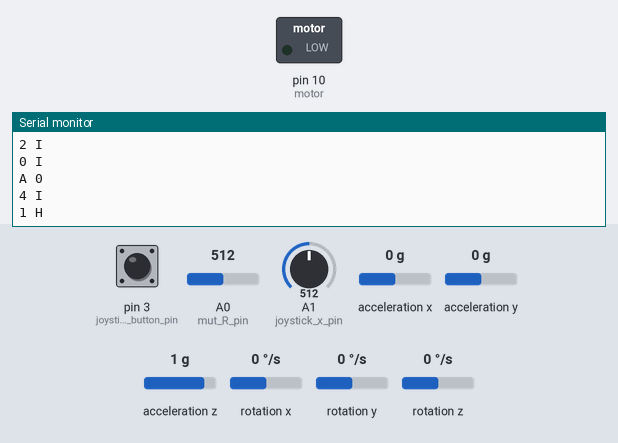
A sketch run on a simulated Arduino Uno, built with avr-gcc and run on an emulated ATmega328P. Shown: switched loads named in the sketch (green lamp = pin HIGH), the last lines printed to the serial monitor. Wiring (inferred from the names in the program): MPU-6050 motion sensor at I2C address 0x68; MPU-6050 motion sensor at I2C address 0x69. The test bench sets the inputs (shaded band); at power-on: acceleration x 0 g, A0 (mut_R_pin) = 512, A1 (joystick_x_pin) = 512, acceleration y 0 g, pin 3 (joystick_button_pin) HIGH, acceleration z 1 g, rotation x 0 °/s, rotation y 0 °/s, rotation z 0 °/s.

Above: at 4.2 s.
4.3 s: acceleration x set to 0.8 g
At 4.83 s:
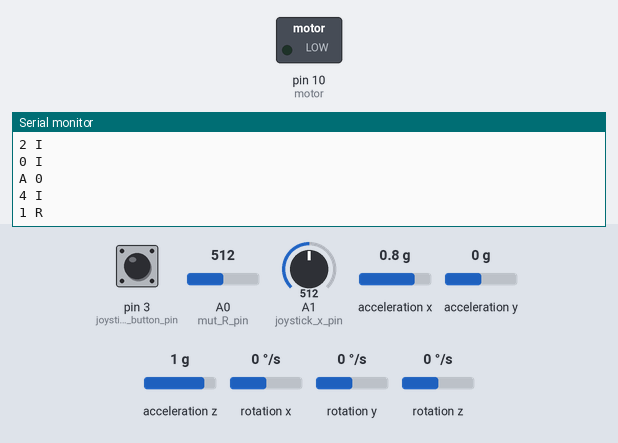
6.5 s: A0 (mut_R_pin) set to 716
8.5 s: A1 (joystick_x_pin) set to 716
11.0 s: acceleration y set to -1.4 g
At 11.4 s:
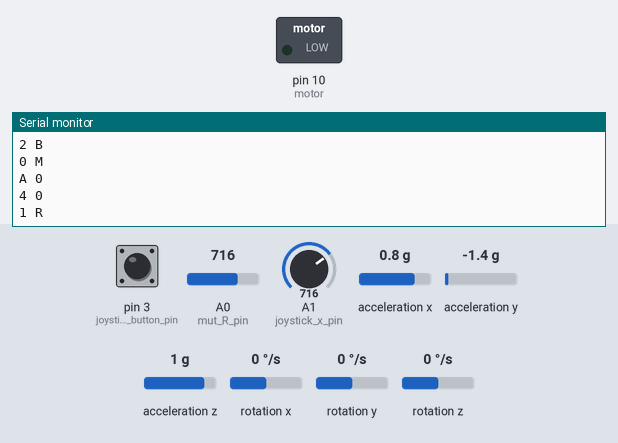
13.0 s: A1 (joystick_x_pin) set to 992
Timing chart, 0 to 16.0 s (numbered marks = the images above; inputs shaded):
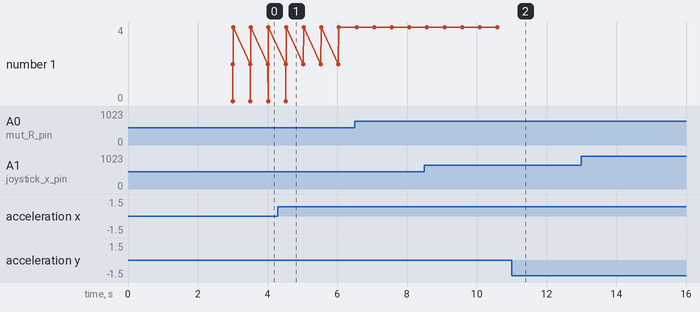

The sketch:

hand.ino
```cpp
#define mut_R_pin A0
#define joystick_x_pin A1
#define joystick_y_pin A2
#define joystick_button_pin 3

#include "akselerometr.h"
#include "manipulator_driver.h"

// work const
#define delta_t 500
#define motor 10

// working variable
unsigned long int time;
bool button_flag = 0;
bool button_history = 0;

int zero_servo = 90;

#define DEBUG 0

char slovar[37] = "0123456789ABCDEFGHIJKLMNOPQRSTUVWXYZ@";

void setup() {
  // setup com port
  Serial.begin(9600);
  // setup digital pin
  pinMode(joystick_button_pin,INPUT_PULLUP);
  pinMode(motor,OUTPUT);
  // setup akselerometr - i2c
  setup_akselerometr();
  delay(3000);
}

char perevod(int a) {
  a/=5;
  if (a<0 || a>36) return 'H';
  return slovar[a];
}

void loop() {
  /*if (time+delta_t<millis()) {
    // elbow
    send_data_to_manipulator(2,map(analogRead(mut_R_pin),0,1023,0,180));
    // joystick
    zero_servo += map(analogRead(joystick_x_pin),0,1023,-5,5);
    send_data_to_manipulator(0,zero_servo);
    //send_data_to_manipulator(2,analogRead(joystick_y_pin));
    send_data_to_manipulator(10,button_flag);
    // akselerometr
    int angle_ax, angle_ay;
    read_akselerometr(1,angle_ax,angle_ay);
    send_data_to_manipulator(4,angle_ax);
    send_data_to_manipulator(3,angle_ay);
    read_akselerometr(0,angle_ax,angle_ay);
    send_data_to_manipulator(1,angle_ay);
  }*/

  if (button_history && !digitalRead(joystick_button_pin)) {
    button_flag = !button_flag;
    //digitalWrite(motor,button_flag);
    delay(100);
    //send_data_to_manipulator(10,button_flag);
  }
  button_history = digitalRead(joystick_button_pin);

  if (Serial.available() && DEBUG || time+delta_t<millis() && !DEBUG) {
    if (DEBUG) Serial.read();

    // elbow
    Serial.print("2 ");
    Serial.println(perevod(map(analogRead(mut_R_pin),0,1023,180,0)));
    //Serial.print(" ");

    // joystick
    Serial.print("0 ");
    zero_servo += map(analogRead(joystick_x_pin),0,1023,-5,5)+1;
    Serial.println(perevod(zero_servo));
    //Serial.print(" ");
    //Serial.print(analogRead(joystick_y_pin)); Serial.print(" ");
    Serial.print("A ");
    Serial.println(button_flag);
    //Serial.print(" ");

    // akselerometr
    int angle_ax, angle_ay;
    read_akselerometr(1,angle_ax,angle_ay);
    Serial.print("4 ");
    Serial.println(perevod(angle_ax+90));
    //Serial.print(angle_ay); Serial.print(" ");
    read_akselerometr(0,angle_ax,angle_ay);
    Serial.print("1 ");
    Serial.println(perevod(map(angle_ay,70,0,100,250)));
    Serial.println();

    Serial.println();

    time = millis();
  }
}
```

akselerometr.h
```cpp
// include library
#include "Wire.h"

// akselerometr const
#define count_addr 2
int MPU_addr[2] = {0x68,0x69};

// work const
#define TO_DEG 57.29577951308232087679815481410517033f

//setup function
void setup_akselerometr();
void read_akselerometr(int n, int &angle_ax, int &angle_ay);
int operating_akselerometr_data(int ax_raw);
void getData(int n, int &ax_raw, int &ay_raw);

void setup_akselerometr() {
  // setup wire
  Wire.begin();
  // setup akselerometr - i2c
  for (int i=0; i<count_addr; i++) {
    Wire.beginTransmission(MPU_addr[i]);
    Wire.write(0x6B); // PWR_MGMT_1 register
    Wire.write(0);    // set to zero (wakes up the MPU-6050)
    Wire.endTransmission(true);
  }
}

void read_akselerometr(int n, int &angle_ax, int &angle_ay) { // read data from akselerometr
  int ax_raw, ay_raw;
  // read data from akselerometr
  getData(MPU_addr[n],ax_raw,ay_raw);
  // return
  angle_ax = operating_akselerometr_data(ax_raw);
  angle_ay = operating_akselerometr_data(ay_raw);
}

int operating_akselerometr_data(int ax_raw) { // convect input data to gradus
  // convert input data to fraction
  float ax = ax_raw/16384.;
  if (ax>1) ax = 1;
  else if (ax<-1) ax = -1;
  //  convert fraction to gradus
  if (ax>=0) return 90 - TO_DEG*acos(ax);
  else return TO_DEG*acos(-ax) - 90;
}

void getData(int n, int &ax_raw, int &ay_raw) { // read data from akselerometr on i2c
  // setup
  Wire.beginTransmission(n);
  Wire.write(0x3B);  // starting with register 0x3B (ACCEL_XOUT_H)
  Wire.endTransmission(false);
  Wire.requestFrom(n, 14, true); // request a total of 14 registers
  // read data
  int16_t data[7];
  for (byte i = 0; i < 7; i++) {
    data[i] = Wire.read() << 8 | Wire.read();
  }
  // return
  ax_raw = data[1];
  ay_raw = data[0];
}
```

manipulator_driver.h
```cpp
// https://arduinoplus.ru/i2c-svyaz-arduino/

#include <Wire.h>

#define manipulator_address 0x04

void manipulator_driver_setup()
{
  Wire.begin(); // join I2C bus as Master
}

void send_data_to_manipulator(byte a, byte b)
{
  Wire.beginTransmission(manipulator_address);
  Wire.write(a);
  Wire.write(b);
  Wire.endTransmission();

  /*Wire.requestFrom(0x08, 1);    // request potentiometer position from slave 0x08
  if(Wire.available()) {        // read response from slave 0x08
    i2c_rcv = Wire.read();
  }*/
}
```

Measured:
- after the input at 4.3 s, the serial monitor: prints a new line after 0.24 s (image 1)
- after the input at 11.0 s, the serial monitor: prints a new line after 0.10 s (image 2)
